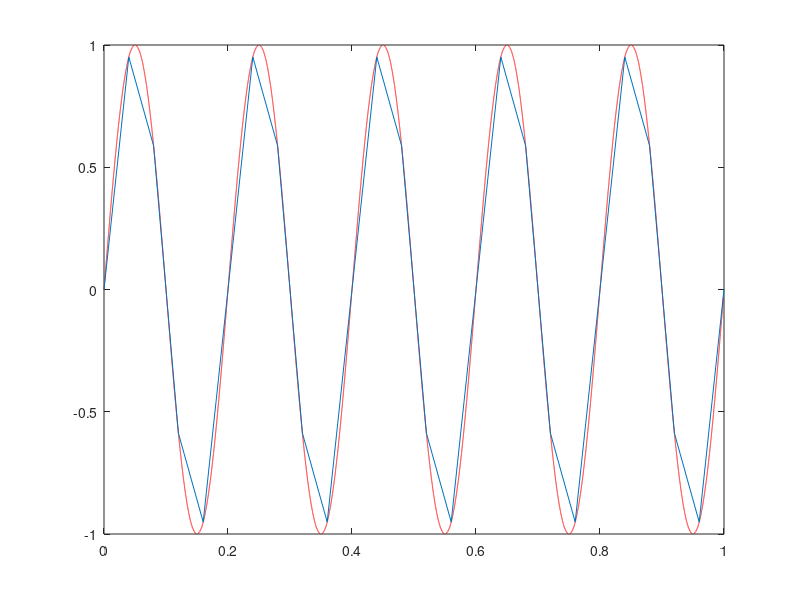

The MATLAB script that drew this image:
1; clf;

#Ejercicio 3  #Discretizacion de la funcion Seno de 5 Hz.

#function discretiza_seno(A, f, phi, t0, tn, fm)
#  x = t0:1/fm:tn-1/fm;
#  y = A*sin(f*x + phi); #Se elimina el 2pi porque se pasa a Radianes, que es el argumento del seno
#  clear plot
#  figure(1)
#  z = t0:0.001:tn-0.001;
#  plot(z,A*sin(f*z + phi),'r')
#  hold on 
#  plot(x,y)
#  pause
#endfunction

#Indique la frecuencia de muestroe deseada en Hertz
#f_muestreo = 10;
#discretiza_seno(1,5,0,0,1,f_muestreo)


#Si x es el tiempo, el seno no deberia estar entre 0 y 1 y tener una frecuencia de 5 (con muestreo grande)?

function discretiza_seno(A, f, phi, t0, tn, fm)
  x = t0:1/fm:tn;               #Que llegue hasta el final sino no se distigue para muestreos pequeños
  y = A*sin(f*x*2*pi + phi);
  clear plot
  figure(1)
  z = t0:0.00001:tn-0.001;
  plot(z,A*sin(f*z*2*pi + phi),'r')
  hold on 
  plot(x,y)
  pause
endfunction

#Indique la frecuencia de muestroe deseada en Hertz
f_muestreo = 25;
discretiza_seno(1,5,0,0,1,f_muestreo)